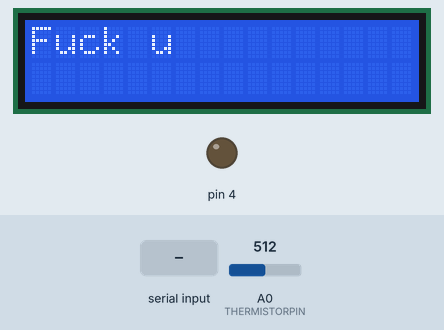
Simulated run of this sketch. Board: Arduino Uno, built with avr-gcc and run on an emulated ATmega328P. On the bench: 16×2 character LCD, output pins drawn as LEDs (lit = HIGH). The inputs (shaded band) are chosen by the test bench; at power-on: A0 (THERMISTORPIN) = 512. What the sketch prints to the serial monitor is not drawn.

Above: at 1.2 s.
1.3 s: byte 0 (0) received over Serial
At 1.9 s:
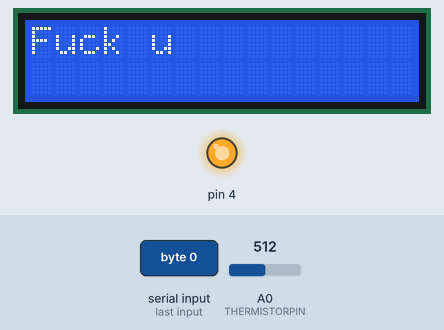
2.8 s: A0 (THERMISTORPIN) set to 1023
Timing chart, 0 to 5.8 s (numbered marks = the images above; inputs shaded):
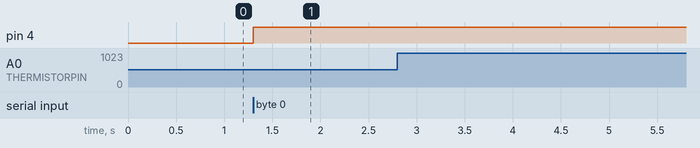

Measured:
- after the input at 1.3 s, pin 4: LOW → HIGH at once
- after the input at 2.8 s, every drawn part: stays the same

The sketch:

new_script.ino
```cpp
#include <Wire.h>
#include <LiquidCrystal_I2C.h>
LiquidCrystal_I2C lcd(0x27,16,2);


int val;
unsigned long lastTime;

// к какому аналоговому пину мы подключены

#define THERMISTORPIN A0

// сопротивление при 25 градусах по Цельсию

#define THERMISTORNOMINAL 10000

// temp. для номинального сопротивления (практически всегда равна 25 C)

#define TEMPERATURENOMINAL 25

// сколько показаний используем для определения среднего значения

#define NUMSAMPLES 5

// бета коэффициент термистора (обычно 3000-4000)

#define BCOEFFICIENT 3950

// сопротивление второго резистора

#define SERIESRESISTOR 10000

int samples[NUMSAMPLES];

void setup() {
  lcd.init();
  lcd.backlight();
  lcd.setCursor(0, 0);
  lcd.print("Fuck u");

  lastTime = 0;

  // Bluetooth setup
  Serial.begin(9600);

  // For rele
  pinMode(4, OUTPUT);

  // For thermistor
  analogReference(EXTERNAL);
}

void loop() {

  if (Serial.available()) {
    val = Serial.read();
    if (val == 1) {
      digitalWrite(4, LOW);
    } else if (val == 0) {
      digitalWrite(4, HIGH);
    }
  }


  if (millis() - lastTime >= 1000) {

    lastTime = millis();

  uint8_t i;

  float average;

  // сводим показания в вектор с небольшой задержкой между снятием показаний

  for (i=0; i< NUMSAMPLES; i++) {

  samples[i] = analogRead(THERMISTORPIN);

  delay(10);

  }

  // рассчитываем среднее значение

  average = 0;

  for (i=0; i< NUMSAMPLES; i++) {

  average += samples[i];

  }

  average /= NUMSAMPLES;


  // конвертируем значение в сопротивление

  average = 1023 / average - 1;

  average = SERIESRESISTOR / average;


  float steinhart;

  steinhart = average / THERMISTORNOMINAL; // (R/Ro)

  steinhart = log(steinhart); // ln(R/Ro)

  steinhart /= BCOEFFICIENT; // 1/B * ln(R/Ro)

  steinhart += 1.0 / (TEMPERATURENOMINAL + 273.15); // + (1/To)

  steinhart = 1.0 / steinhart; // инвертируем

  steinhart -= 273.15; // конвертируем в градусы по Цельсию

  Serial.print("Average analog reading ");

  Serial.println(average);

  Serial.print("Thermistor resistance ");

  Serial.println(average);

     Serial.print("Temperature ");


     Serial.print(steinhart);


     Serial.println(" *C");

  }
}
```
